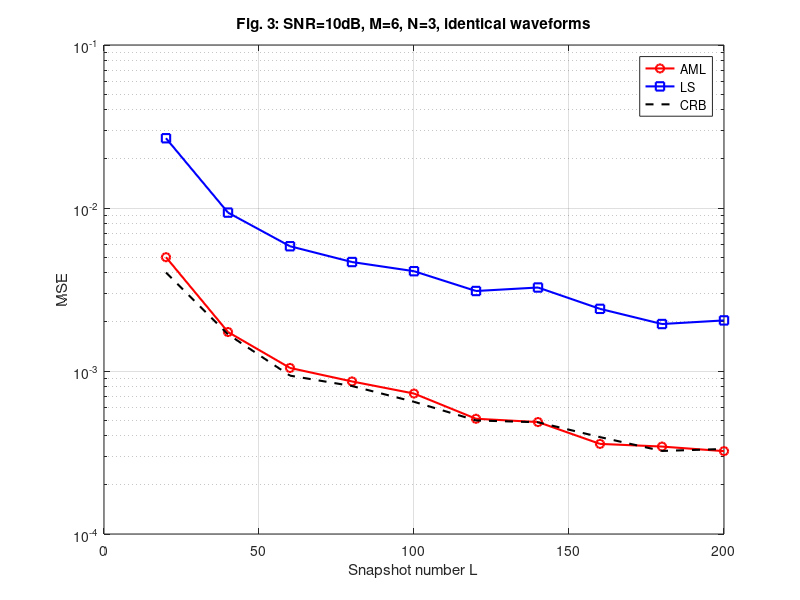

MATLAB code for this plot:
% fig3.m: Fig. 3 in Xu, Stoica, Li 2006
% MSE vs snapshot number L, identical waveforms

clc;
clear all;
close all;

M = 6; N = 3; SNR_dB = 10; SNR = 10^(SNR_dB/10);
angles = [-10, 5, 10] * pi/180;
A = exp(1j * (0:M-1)' * (2*pi*0.5*sin(angles)));

L_vals = 20:20:200;
nMC = 500;
MSE_AML = zeros(size(L_vals));
MSE_LS = zeros(size(L_vals));
CRB_vals = zeros(size(L_vals));

for lidx = 1:length(L_vals)
    L = L_vals(lidx);
    s = (randn(1, L) + 1j*randn(1, L))/sqrt(2);
    S = repmat(s, N, 1); % identical waveforms
    beta_true = ones(N, 1);
    B = diag(beta_true);
    
    for mc = 1:nMC
        Z = (randn(M, L) + 1j*randn(M, L))/sqrt(2);
        Q = 1/SNR * 0.9.^(abs((0:M-1)-(0:M-1)')) .* exp(1j*((0:M-1)-(0:M-1)')*pi/2);
        noise = sqrtm(Q) * Z;
        X = A * B * S + noise;
        
        Pi_S = S' * pinv(S*S') * S;
        T = X * (eye(L) - Pi_S) * X';
        if rcond(T) < 1e-12, T = T + 1e-6*eye(M); end
        Tinv = inv(T);
        beta_AML = inv((A'*Tinv*A) .* (S*S').') * diag(A'*Tinv*X*S');
        MSE_AML(lidx) = MSE_AML(lidx) + norm(beta_AML - beta_true)^2;
        
        beta_LS = inv((A'*A) .* (S*S').') * diag(A'*X*S');
        MSE_LS(lidx) = MSE_LS(lidx) + norm(beta_LS - beta_true)^2;
    end
    MSE_AML(lidx) = MSE_AML(lidx)/nMC;
    MSE_LS(lidx) = MSE_LS(lidx)/nMC;
    CRB_vals(lidx) = trace(inv((A'*inv(Q)*A) .* (S*S').'));
end

figure;
semilogy(L_vals, MSE_AML, 'ro-', 'LineWidth', 1.5); hold on;
semilogy(L_vals, MSE_LS, 'bs-', 'LineWidth', 1.5);
semilogy(L_vals, CRB_vals, 'k--', 'LineWidth', 1.5);
xlabel('Snapshot number L'); ylabel('MSE');
legend('AML', 'LS', 'CRB', 'Location', 'best');
title('Fig. 3: SNR=10dB, M=6, N=3, identical waveforms');
grid on;
